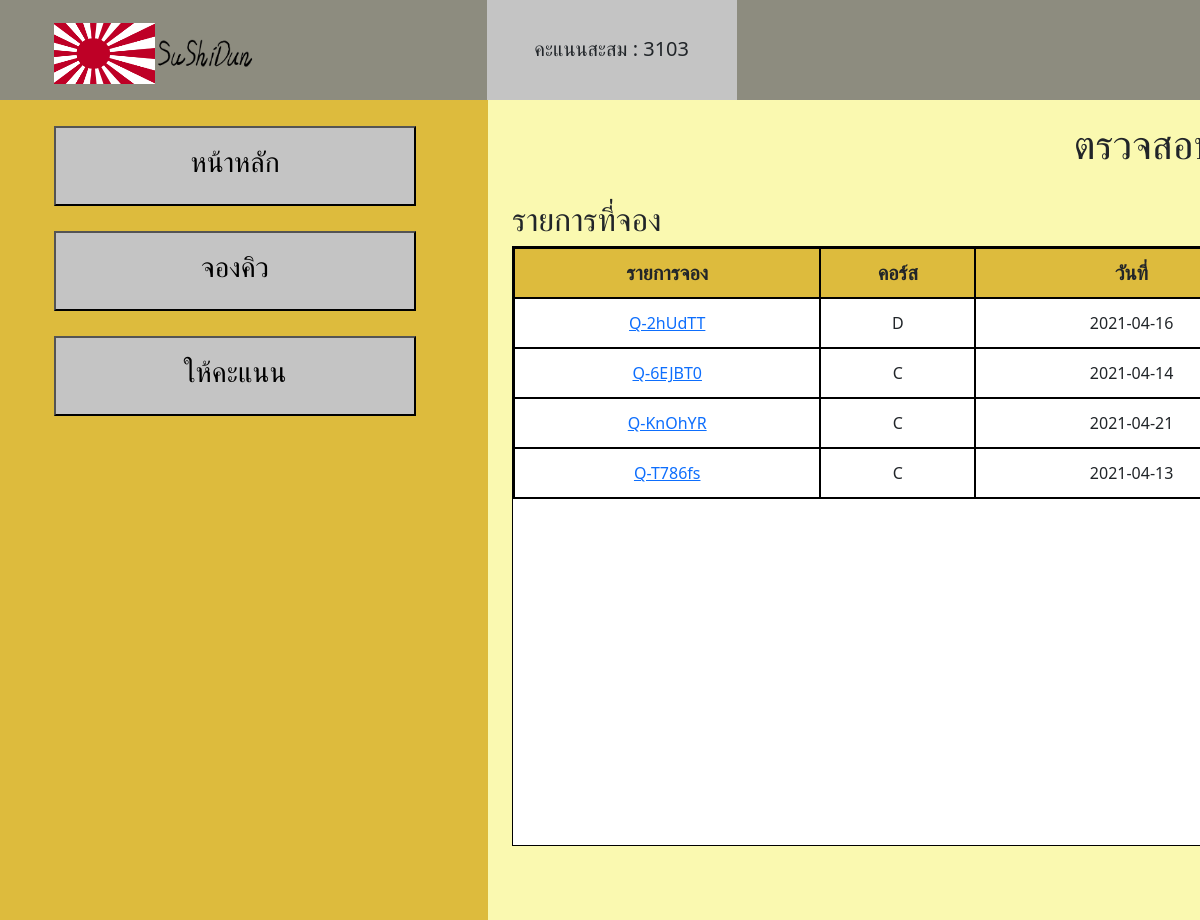
Screenshot of /check-remark.php (signed in) with the database file from the repository.
### tables this page shows
CREATE TABLE `user` (
  `User_id` varchar(50) NOT NULL,
  `Name` varchar(50) NOT NULL,
  `Phone_number` varchar(50) NOT NULL,
  `Email` varchar(50) NOT NULL,
  `Point` int(11) NOT NULL,
  `Password` varchar(50) NOT NULL,
  `Age` int(3) NOT NULL
);

CREATE TABLE `queue` (
  `Queue_id` varchar(50) NOT NULL,
  `User_id` varchar(50) NOT NULL,
  `Chief_id` varchar(50) NOT NULL,
  `Course_id` varchar(50) NOT NULL,
  `Tables` int(11) NOT NULL,
  `Number_of_user` int(11) NOT NULL,
  `Date` date NOT NULL,
  `Time` varchar(50) NOT NULL,
  `Score_queue` varchar(50) NOT NULL,
  `check_in` varchar(50) NOT NULL
);

CREATE TABLE `course` (
  `Course_id` varchar(50) NOT NULL,
  `Course_name` varchar(50) NOT NULL,
  `Course_price` double NOT NULL,
  `Course_score` double NOT NULL,
  `Number_of_users_course` int(4) NOT NULL
);

### check-remark.php (the view, shortened to what this page needs)
<!DOCTYPE html>
<html lang="en">
<head>
    <link rel="stylesheet" href="./css/Style.css">
    <link href="https://cdn.jsdelivr.net/npm/bootstrap@5.0.0-beta1/dist/css/bootstrap.min.css" rel="stylesheet">
</head>
<?php
require("connect.php");
$user_id = $queue_id = $_SESSION["userId"];
$sql_user = "SELECT * FROM user WHERE User_id ='" . $user_id . "'";
$result_user = $conn->query($sql_user);
$row_user = $result_user->fetch_assoc();
?>
<body style="background-color: #FAF9B0; position: fixed; overflow: hidden;">
    <div class="header" style="width: 1920px; height: 100px;">
        <nav class="navbar bg-gray" style="width: 1920px; height: 110px;">
            <ul>
                <li>
                    <div class="point">
                        <img src="./Assets/icon.jpg" style="width: 101px; height: 61px;">
                        <img src="./Assets/sushidun.png" style="width: 101px; height: 81px;">
                    </div>
                </li>
                <li>
                    <div class="point" style="background-color: #C4C4C4; margin-right: 270px; height: 110px;">
                        <h5>คะแนนสะสม : <span><?php echo $row_user['Point']; ?></span></h5>
                    </div>
                </li>
                <li>
                </li>
            </ul>
        </nav>
    </div>
    <div class="row">
        <div class="col-3" style="background-color: #DDBB3D; width: 500px; height: 1820px; position: fixed;">
            <div class=" container">
                <ul>
                    <li>
                        <a href="homepage.php" style="text-decoration: none;">
                            <div class="point" style="color:aliceblue;width: 362px;height: 81px;">
                                <button>
                                    <h3>
                                        หน้าหลัก
                                    </h3>
                                </button>
                            </div>
                        </a>
                    </li>
                    <br>
                    <li>
                        <a href="book_a_queue.php" style="text-decoration: none;">
                            <div class="point" style="color:aliceblue;width: 362px;height: 81px;">
                                <button>
                                    <h3>
                                        จองคิว
                                    </h3>
                                </button>
                            </div>
                        </a>
                    </li>
                    <br>
                    <li>
                        <a href="Score.php" style="text-decoration: none;">
                            <div class="point" style="color:aliceblue;width: 362px;height: 81px;">
                                <button>
                                    <h3>
                                        ให้คะแนน
                                    </h3>
                                </button>
                            </div>
                        </a>
                    </li>
                </ul>
            </div>
        </div>
        <div class="welcome">
            <h1>ตรวจสอบการจอง</h1><br>
            <h2 style="text-align:left">รายการที่จอง</h2>
            <div class="frame-out">
                <table style="width: 100%;">
                    <tr>
                        <th>รายการจอง</th>
                        <th>คอร์ส</th>
                        <th>วันที่</th>
                    </tr>
                    <?php
                    $sql = "SELECT * FROM (queue INNER JOIN course ON queue.Course_id = course.Course_id) INNER JOIN chief ON queue.Chief_id = chief.Chief_id WHERE User_id = '" . $user_id . "'";
                    $result = $conn->query($sql);
                    while ($row = $result->fetch_assoc()) {
                        echo "<tr>"
                            . "<td><a href='check-remark2.php?Queue_id=" . $row['Queue_id'] . "'>" . $row['Queue_id'] . "</a></td>"
                            . "<td>" . $row['Course_name'] . "</td>"
                            . "<td>" . $row['Date'] . "</td>"
                            . "<td>" . $row['Time'] . "</td>"
                            . "<td>" . $row['Name-chief'] . "</td>"
                            . "</tr>";
                    }
                    ?>
                </table>
            </div>
        </div>
    </div>
</body>
</html>

### css/Style.css (style rules this page uses)
* { margin: 0; padding: 0; }
nav { width: 100%; overflow: hidden; top: -10px; background-color: #8D8C7F; height: 97px; }
ul { width: 100%; list-style-type: none; margin: 0; padding: 0; overflow: hidden; display: contents; justify-content: center; }
li { padding-left: 30px; }
li:last-child { border-right: none; }
.point { width: 250px; height: 96px; display: flex; align-items: center; justify-content:center; }
ul button { width: 100%; height: 80px; margin-top: 50px; background-color: #C4C4C4; border-color: black; }

### check-remark.php (style rules this page uses)
div.welcome { margin-top: 10px; text-align: center; position: absolute; width: 1400px; height: 800px; left: 500px; top: 110px; }
div.frame-out { width: auto; height: 600px; background-color: white; border: 1px solid black; overflow: scroll; }
th, td { background-color: white; border: 2px solid black; height: 50px; }
th { font-size: 20px; background-color: #DDBB3D; }

### rows the page displays
user: Point "3103"
queue: Queue_id "Q-2hUdTT", Course.Course_name "D", Date "2021-04-16"
queue: Queue_id "Q-6EJBT0", Course.Course_name "C", Date "2021-04-14"
queue: Queue_id "Q-KnOhYR", Course.Course_name "C", Date "2021-04-21"
queue: Queue_id "Q-T786fs", Course.Course_name "C", Date "2021-04-13"
